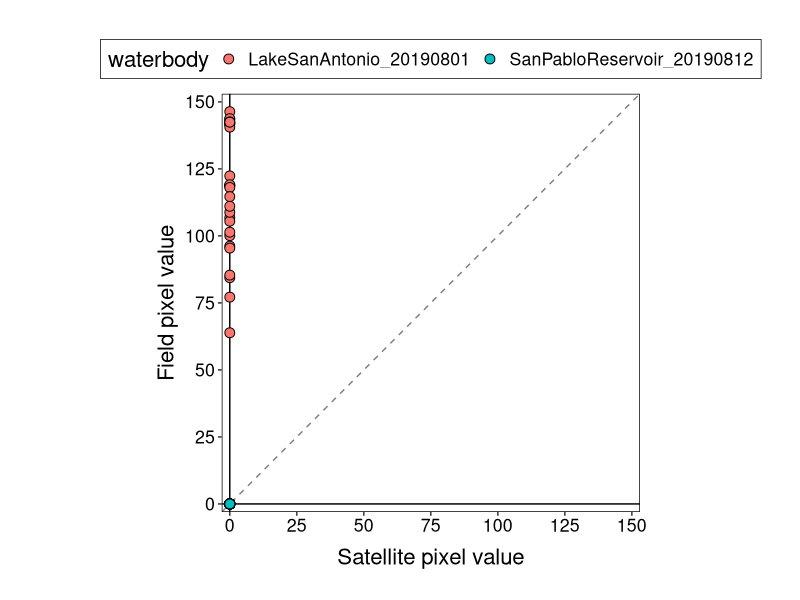
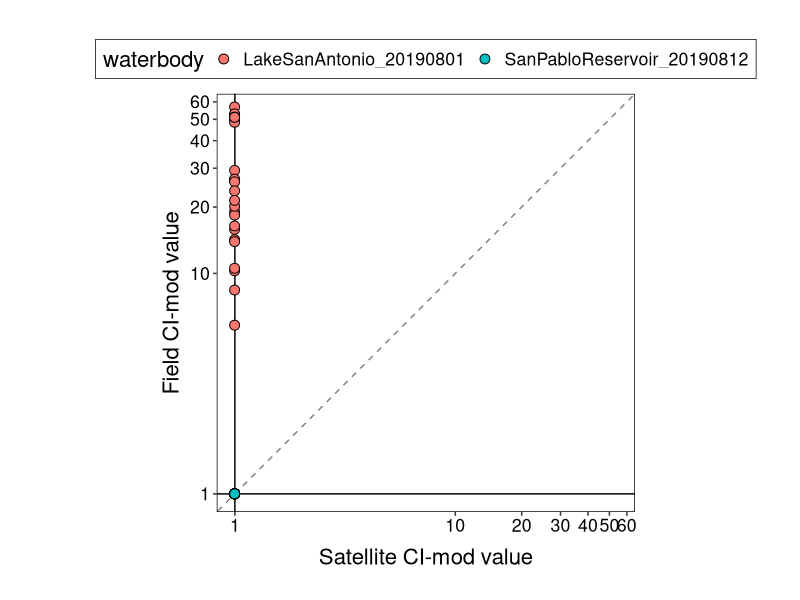

Recreate these plots in R, in order. (Note: this script raises an error after producing the figures.)
## Script to plot the rrs and CI values
## OLCI bands (nanometers, nm) 620, 665, 681, and 709

## TXT files generated in calc_CI_from_rrs.R script. Run this script first

#### Libraries
library(tidyverse)
library(ggplot2)

## Read in CI and rrs data
ci_fs <- read_tsv("Data/CI_values_field_sat.tsv") 
ci_fs_mod <- ci_fs %>% 
  mutate(ci_mod = ifelse(ci_mod < 0, 1, ci_mod),
         ci_mod_sat = ifelse(ci_mod < 1, 1, ci_mod_sat))


rrs_bands <- read_tsv("Data/rrs_OLCI_band_values.tsv") %>% 
  mutate(nm= ifelse(band == "b07_620", 620,
                    ifelse(band == "b08_665", 665,
                           ifelse(band == "b10_681", 681, 709))))


make_olci_band_plots <- function(df, sampID, out_dir){
  
  # Filter data by band type
  point_df <- filter(df, df$uniqueID == sampID, band != "b07_620")
  line_df <- filter(df, uniqueID == sampID, band == "b08_665" | band == "b11_709")
  
  plot1 <- ggplot() +
    geom_line(data= line_df,
              aes(x= nm, y= rrs, group= sampID), linetype= "dashed", size= 0.25) +
    geom_point(data= point_df, 
               aes(x= nm, y= rrs), size= 3) +
    labs(x= "OLCI bands (nm)", y= "Remote sensed reflectance (rrs)") +
    scale_x_continuous(breaks= c(665, 681, 709)) +
    scale_y_continuous(limits= c(min(df$rrs), max(df$rrs))) +
    ggtitle(sampID) +
    theme_bw(base_size= 16)
  
  ggsave(plot1, filename= str_c("olci_bands-", sampID, ".jpg"), path=out_dir, dpi= 300, height= 5.5, width= 5, units= "in")
  
  
}
#map(rrs_bands$uniqueID, function(x) make_olci_band_plots(df= rrs_bands, sampID= x, out_dir= "Data/olci_band_plots"))

#### GGPLOT THEMES ############################
theme_sat <- theme(panel.grid = element_blank(),
                  plot.margin = unit(c(1, 1, 1, 1), "cm"),
                  text = element_text(size= 16),
                  plot.background = element_rect(fill = "transparent", color= "transparent"), # bg of the plot
                  panel.background = element_rect(fill= "transparent", color= "transparent"),
                  panel.border= element_rect(fill= "transparent", color= "black", linetype= "solid", size= 0.5),
                  panel.ontop = TRUE,
                  axis.text = element_text(colour="black"),
                  axis.title.x = element_text(vjust = -0.75),
                  axis.title.y = element_text(vjust = 1.5),
                  legend.background = element_rect(size=0.25, color="black", fill= "transparent"),
                  legend.key = element_blank(),
                  strip.background=element_rect(fill="transparent", color="transparent"),
                  #axis.text.x = element_text(angle= 45, hjust= 1),
                  legend.position = "top")
#####################


## PLOT PIXEL VALUES
cifs_lims <- c(0, 150)
cifs_brks <- seq(0, 150, by= 25)

ggplot(data= ci_fs) +
  geom_abline(aes(slope= 1, intercept= 0), linetype= "dashed", color= "gray50") +
  geom_hline(yintercept = 0) +
  geom_vline(xintercept = 0) +
 # geom_boxplot(aes(x= sat_pix_val, y= pix_val, color= waterbody)) +
  geom_point(aes(x= sat_pix_val, y= pix_val, fill= waterbody), size= 3, shape= 21) +
  labs(x= "Satellite pixel value", y= "Field pixel value") +
  #scale_shape_manual(values= c(21)) +
  scale_color_discrete(name= "Waterbody") +
  scale_x_continuous(limits= cifs_lims, breaks= cifs_brks, expand= c(0.02, 0)) +
  scale_y_continuous(limits= cifs_lims, breaks= cifs_brks, expand= c(0.02, 0)) +
  #facet_grid(.~waterbody, scales= "free_x") +
  coord_equal() +
  theme_sat

## PLOT Modified CI VALUES
cimod_lims <- c(0.9, 60)
cimod_brks <- c(1, seq(10, 60, by= 10))

ggplot(data= ci_fs_mod) +
  geom_abline(aes(slope= 1, intercept= 0), linetype= "dashed", color= "gray50") +
  geom_hline(yintercept = 1) +
  geom_vline(xintercept = 1) +
  # geom_boxplot(aes(x= sat_pix_val, y= pix_val, color= waterbody)) +
  geom_point(aes(x= ci_mod_sat, y= ci_mod, fill= waterbody), size= 3, shape= 21) +
  labs(x= "Satellite CI-mod value", y= "Field CI-mod value") +
  #scale_shape_manual(values= c(21)) +
  scale_color_discrete(name= "Waterbody") +
  scale_x_log10(limits= cimod_lims, breaks= cimod_brks, expand= c(0.02, 0)) +
  scale_y_log10(limits= cimod_lims, breaks= cimod_brks, expand= c(0.02, 0)) +
  coord_equal() +
  theme_sat





ggplot(data= ci_val) +
  geom_boxplot(aes(x= waterbody, y= ci, color= site))
  theme_bw()
  

ggplot(data= ci_val) +
  geom_hline(yintercept = 0, size= 0.5) +
  geom_boxplot(aes(x= waterbody, y= ci_mod, color= site)) +
  theme_bw()

ggplot(data= ci_val) +
  geom_hline(yintercept = 0, size= 0.5) +
  geom_boxplot(aes(x= waterbody, y= pix_val, color= site)) +
  theme_bw()





# ci_df <- tibble(uniqueID= names(ci_list), ci= do.call(rbind, ci_list)[, 1]) %>% 
#   mutate(waterbody= do.call(rbind, str_split(uniqueID, "-"))[, 1], 
#          sample= do.call(rbind, str_split(uniqueID, "-"))[, 2]) %>% 
#   mutate(pix_site= do.call(rbind, str_split(sample, "_"))[, 1],
#          rep= do.call(rbind, str_split(sample, "_"))[, 2]) %>% 
#   mutate(pixel= str_sub(pix_site, start= 1, end= 2),
#          site= str_sub(pix_site, start= 3, end= 4)) %>% 
#   select(uniqueID, waterbody, sample, pix_site, pixel,site, rep, ci)


# sent_cl_20190816 <- read_csv("Data/Sentinel_flyover_data/sentinel-ClearLake_20190816.csv") %>% 
#   rename(pix_val= `Pixel Value`)
# 
# 
# sent_lsa <- sent_list[[4]] %>% 
#   rename(long= Lon, lat= Lat)
# samp_lsa <- read_tsv("Data/20190801_LakeSanAntonio/LatLong_LakeSanAntonio.txt")
# 
# 
# sum(round(samp_lsa$long[1], 2) %in% round(sent_lsa$long, 2))
# 
# val <- 1000
# lon_true <- (trunc(sent_lsa$long*val)/val) %in% (trunc(samp_lsa$long[1]*val)/val)
# 
# lat_true <- (trunc(sent_lsa$lat*val)/val) %in% (trunc(samp_lsa$lat[1]*val)/val)
# 
# which(lat_true & lon_true == TRUE)
